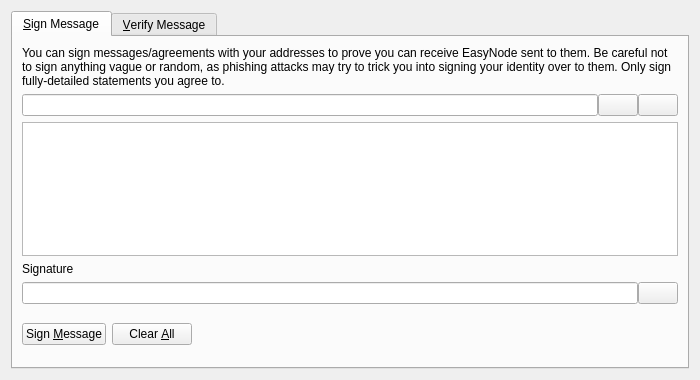
<?xml version="1.0" encoding="UTF-8"?>
<ui version="4.0">
 <class>SignVerifyMessageDialog</class>
 <widget class="QDialog" name="SignVerifyMessageDialog">
  <property name="geometry">
   <rect>
    <x>0</x>
    <y>0</y>
    <width>700</width>
    <height>380</height>
   </rect>
  </property>
  <property name="windowTitle">
   <string>Signatures - Sign / Verify a Message</string>
  </property>
  <property name="modal">
   <bool>true</bool>
  </property>
  <layout class="QVBoxLayout" name="verticalLayout">
   <item>
    <widget class="QTabWidget" name="tabWidget">
     <property name="currentIndex">
      <number>0</number>
     </property>
     <widget class="QWidget" name="tabSignMessage">
      <attribute name="title">
       <string>&amp;Sign Message</string>
      </attribute>
      <layout class="QVBoxLayout" name="verticalLayout_SM">
       <item>
        <widget class="QLabel" name="infoLabel_SM">
         <property name="text">
          <string>You can sign messages/agreements with your addresses to prove you can receive EasyNode sent to them. Be careful not to sign anything vague or random, as phishing attacks may try to trick you into signing your identity over to them. Only sign fully-detailed statements you agree to.</string>
         </property>
         <property name="textFormat">
          <enum>Qt::PlainText</enum>
         </property>
         <property name="wordWrap">
          <bool>true</bool>
         </property>
        </widget>
       </item>
       <item>
        <layout class="QHBoxLayout" name="horizontalLayout_1_SM">
         <property name="spacing">
          <number>0</number>
         </property>
         <item>
          <widget class="QValidatedLineEdit" name="addressIn_SM">
           <property name="toolTip">
            <string>The EasyNode address to sign the message with</string>
           </property>
          </widget>
         </item>
         <item>
          <widget class="QPushButton" name="addressBookButton_SM">
           <property name="toolTip">
            <string>Choose previously used address</string>
           </property>
           <property name="text">
            <string/>
           </property>
           <property name="shortcut">
            <string>Alt+A</string>
           </property>
           <property name="autoDefault">
            <bool>false</bool>
           </property>
          </widget>
         </item>
         <item>
          <widget class="QPushButton" name="pasteButton_SM">
           <property name="toolTip">
            <string>Paste address from clipboard</string>
           </property>
           <property name="text">
            <string/>
           </property>
           <property name="shortcut">
            <string>Alt+P</string>
           </property>
           <property name="autoDefault">
            <bool>false</bool>
           </property>
          </widget>
         </item>
        </layout>
       </item>
       <item>
        <widget class="QPlainTextEdit" name="messageIn_SM">
         <property name="toolTip">
          <string>Enter the message you want to sign here</string>
         </property>
        </widget>
       </item>
       <item>
        <widget class="QLabel" name="signatureLabel_SM">
         <property name="text">
          <string>Signature</string>
         </property>
         <property name="textFormat">
          <enum>Qt::PlainText</enum>
         </property>
        </widget>
       </item>
       <item>
        <layout class="QHBoxLayout" name="horizontalLayout_2_SM">
         <property name="spacing">
          <number>0</number>
         </property>
         <item>
          <widget class="QLineEdit" name="signatureOut_SM">
           <property name="font">
            <font>
             <italic>true</italic>
            </font>
           </property>
           <property name="readOnly">
            <bool>true</bool>
           </property>
          </widget>
         </item>
         <item>
          <widget class="QPushButton" name="copySignatureButton_SM">
           <property name="toolTip">
            <string>Copy the current signature to the system clipboard</string>
           </property>
           <property name="text">
            <string/>
           </property>
           <property name="autoDefault">
            <bool>false</bool>
           </property>
          </widget>
         </item>
        </layout>
       </item>
       <item>
        <layout class="QHBoxLayout" name="horizontalLayout_3_SM">
         <item>
          <widget class="QPushButton" name="signMessageButton_SM">
           <property name="toolTip">
            <string>Sign the message to prove you own this EasyNode address</string>
           </property>
           <property name="text">
            <string>Sign &amp;Message</string>
           </property>
           <property name="autoDefault">
            <bool>false</bool>
           </property>
          </widget>
         </item>
         <item>
          <widget class="QPushButton" name="clearButton_SM">
           <property name="toolTip">
            <string>Reset all sign message fields</string>
           </property>
           <property name="text">
            <string>Clear &amp;All</string>
           </property>
           <property name="autoDefault">
            <bool>false</bool>
           </property>
          </widget>
         </item>
         <item>
          <spacer name="horizontalSpacer_1_SM">
           <property name="orientation">
            <enum>Qt::Horizontal</enum>
           </property>
           <property name="sizeHint" stdset="0">
            <size>
             <width>40</width>
             <height>48</height>
            </size>
           </property>
          </spacer>
         </item>
         <item>
          <widget class="QLabel" name="statusLabel_SM">
           <property name="font">
            <font>
             <weight>75</weight>
             <bold>true</bold>
            </font>
           </property>
           <property name="text">
            <string/>
           </property>
           <property name="wordWrap">
            <bool>true</bool>
           </property>
          </widget>
         </item>
         <item>
          <spacer name="horizontalSpacer_2_SM">
           <property name="orientation">
            <enum>Qt::Horizontal</enum>
           </property>
           <property name="sizeHint" stdset="0">
            <size>
             <width>40</width>
             <height>48</height>
            </size>
           </property>
          </spacer>
         </item>
        </layout>
       </item>
      </layout>
     </widget>
     <widget class="QWidget" name="tabVerifyMessage">
      <attribute name="title">
       <string>&amp;Verify Message</string>
      </attribute>
      <layout class="QVBoxLayout" name="verticalLayout_VM">
       <item>
        <widget class="QLabel" name="infoLabel_VM">
         <property name="text">
          <string>Enter the receiver's address, message (ensure you copy line breaks, spaces, tabs, etc. exactly) and signature below to verify the message. Be careful not to read more into the signature than what is in the signed message itself, to avoid being tricked by a man-in-the-middle attack. Note that this only proves the signing party receives with the address, it cannot prove sendership of any transaction!</string>
         </property>
         <property name="textFormat">
          <enum>Qt::PlainText</enum>
         </property>
         <property name="alignment">
          <set>Qt::AlignLeading|Qt::AlignLeft|Qt::AlignTop</set>
         </property>
         <property name="wordWrap">
          <bool>true</bool>
         </property>
        </widget>
       </item>
       <item>
        <layout class="QHBoxLayout" name="horizontalLayout_1_VM">
         <property name="spacing">
          <number>0</number>
         </property>
         <item>
          <widget class="QValidatedLineEdit" name="addressIn_VM">
           <property name="toolTip">
            <string>The EasyNode address the message was signed with</string>
           </property>
          </widget>
         </item>
         <item>
          <widget class="QPushButton" name="addressBookButton_VM">
           <property name="toolTip">
            <string>Choose previously used address</string>
           </property>
           <property name="text">
            <string/>
           </property>
           <property name="shortcut">
            <string>Alt+A</string>
           </property>
           <property name="autoDefault">
            <bool>false</bool>
           </property>
          </widget>
         </item>
        </layout>
       </item>
       <item>
        <widget class="QPlainTextEdit" name="messageIn_VM"/>
       </item>
       <item>
        <widget class="QValidatedLineEdit" name="signatureIn_VM"/>
       </item>
       <item>
        <layout class="QHBoxLayout" name="horizontalLayout_2_VM">
         <item>
          <widget class="QPushButton" name="verifyMessageButton_VM">
           <property name="toolTip">
            <string>Verify the message to ensure it was signed with the specified EasyNode address</string>
           </property>
           <property name="text">
            <string>Verify &amp;Message</string>
           </property>
           <property name="autoDefault">
            <bool>false</bool>
           </property>
          </widget>
         </item>
         <item>
          <widget class="QPushButton" name="clearButton_VM">
           <property name="toolTip">
            <string>Reset all verify message fields</string>
           </property>
           <property name="text">
            <string>Clear &amp;All</string>
           </property>
           <property name="autoDefault">
            <bool>false</bool>
           </property>
          </widget>
         </item>
         <item>
          <spacer name="horizontalSpacer_1_VM">
           <property name="orientation">
            <enum>Qt::Horizontal</enum>
           </property>
           <property name="sizeHint" stdset="0">
            <size>
             <width>40</width>
             <height>48</height>
            </size>
           </property>
          </spacer>
         </item>
         <item>
          <widget class="QLabel" name="statusLabel_VM">
           <property name="font">
            <font>
             <weight>75</weight>
             <bold>true</bold>
            </font>
           </property>
           <property name="text">
            <string/>
           </property>
           <property name="wordWrap">
            <bool>true</bool>
           </property>
          </widget>
         </item>
         <item>
          <spacer name="horizontalSpacer_2_VM">
           <property name="orientation">
            <enum>Qt::Horizontal</enum>
           </property>
           <property name="sizeHint" stdset="0">
            <size>
             <width>40</width>
             <height>48</height>
            </size>
           </property>
          </spacer>
         </item>
        </layout>
       </item>
      </layout>
     </widget>
    </widget>
   </item>
  </layout>
 </widget>
 <customwidgets>
  <customwidget>
   <class>QValidatedLineEdit</class>
   <extends>QLineEdit</extends>
   <header>qvalidatedlineedit.h</header>
  </customwidget>
 </customwidgets>
 <resources>
  <include location="../easynode.qrc"/>
 </resources>
 <connections/>
</ui>
